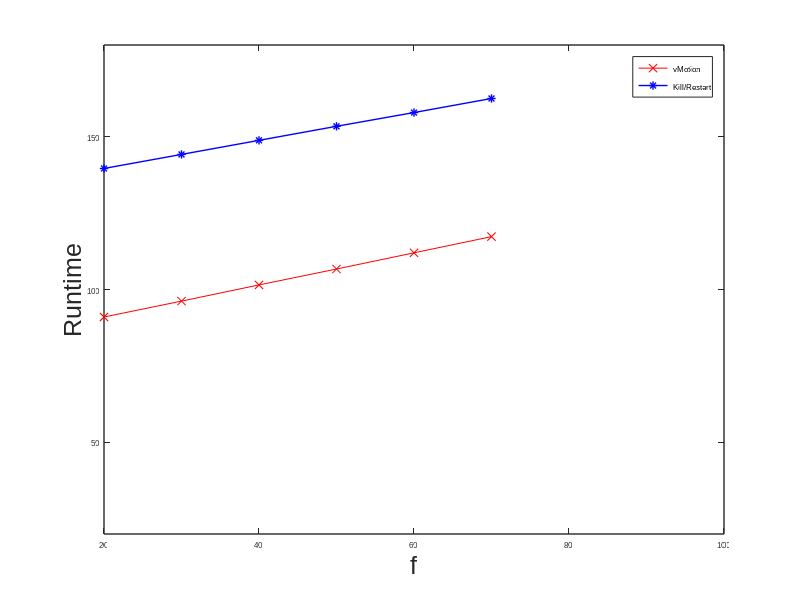

MATLAB code to generate this figure:
x=10:10:70;
y1=[85.7 91.0 96.2 101.5 106.7 112.0 117.3];
y2=[135.1 139.6 144.2 148.8 153.4 157.9 162.5];
plot(x,y1,'-rx ',x,y2,'-b*','LineWidth',1);
l1=legend('vMotion','Kill/Restart');
set(l1,'FontSize',6,'Fontname', 'Arial');
set(gca,'XLim',[20 100],'YLim',[20 180],'linewidth',1,'fontsize',6,'fontname','Arial');
xlabel('f','FontName','Arial','FontSize',18);
ylabel("Runtime",'FontName','Arial','FontSize',18);

%-------------------jython benchmark--------
% x=[10 20 30 40 60 80 ];
% y1=[108.5 120.9 133.3 145.7 170.4 195.2];
% y2=[66.5 71.2 75.8 80.4 89.7 98.9];
% plot(x,y1,'-rx ',x,y2,'-b*','LineWidth',1);
% l1=legend('vMotion','Kill/Restart');
% set(l1,'FontSize',6,'Fontname', 'Arial');
% set(gca,'XLim',[20 100],'YLim',[20 180],'linewidth',1,'fontsize',6,'fontname','Arial');
% xlabel('f','FontName','Arial','FontSize',18);
% ylabel("Runtime",'FontName','Arial','FontSize',18);

%----------------------tradesoap Benchmark--------------
% x=[10 20 40 60 80 90];
% y1=[84.3 90.6 103.2 115.8 128.4 134.7];
% y2=[72.3 76.9 86.2 95.4 104.7 109.3];
% plot(x,y1,'-rx ',x,y2,'-b*','LineWidth',1);
% l1=legend('vMotion','Kill/Restart');
% set(l1,'FontSize',6,'Fontname', 'Arial');
% set(gca,'XLim',[20 100],'YLim',[20 180],'linewidth',1,'fontsize',6,'fontname','Arial');
% xlabel('f','FontName','Arial','FontSize',18);
% ylabel("Runtime",'FontName','Arial','FontSize',18);
%----------------------Stateless workload--------------
% x=10:10:120;
% y1=[84.3 86.7 88.9 91.1 93.2 95.4 97.6 99.7 101.9 104.1 106.2 108.4];
% y2=[127.3 129.5 131.6 133.8 136.0 138.1 140.3 142.5 144.6 146.8 149.0 155.1];
% y3=[120.8 126.4 127.1 127.8 128.5 129.2 129.9 130.6 131.3 131.9 132.6 133.3];
% plot(x,y1,'-rx ',x,y2,'-b*',x,y3,'g-','LineWidth',1);
% l1=legend('vMotion(1gbps)','Kill/Restart','vMotion(500mbps)');
% set(l1,'FontSize',6,'Fontname', 'Arial');
% set(gca,'XLim',[20 130],'YLim',[20 180],'linewidth',1,'fontsize',6,'fontname','Arial');
% xlabel('f','FontName','Arial','FontSize',18);
% ylabel("Runtime",'FontName','Arial','FontSize',18);